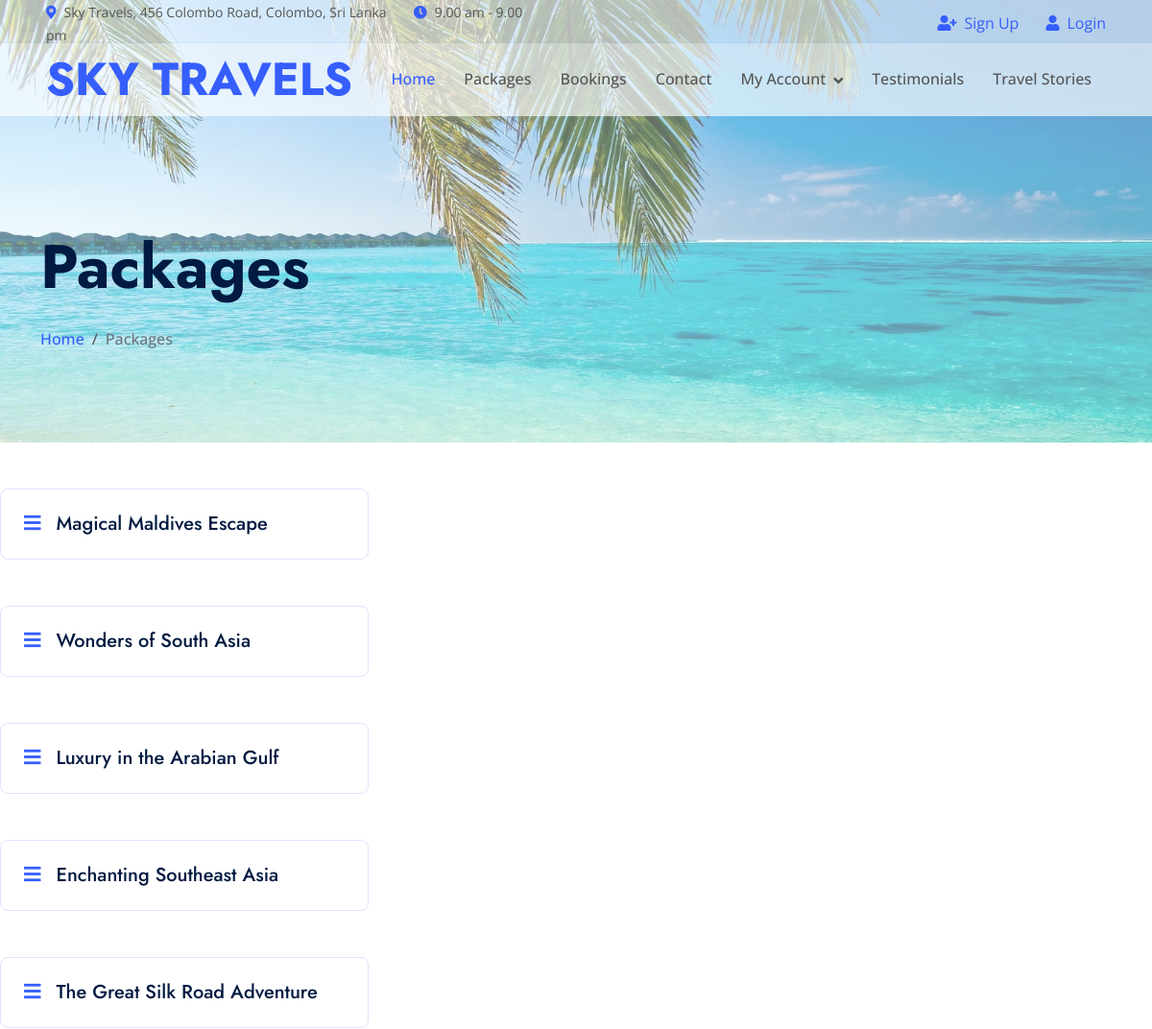
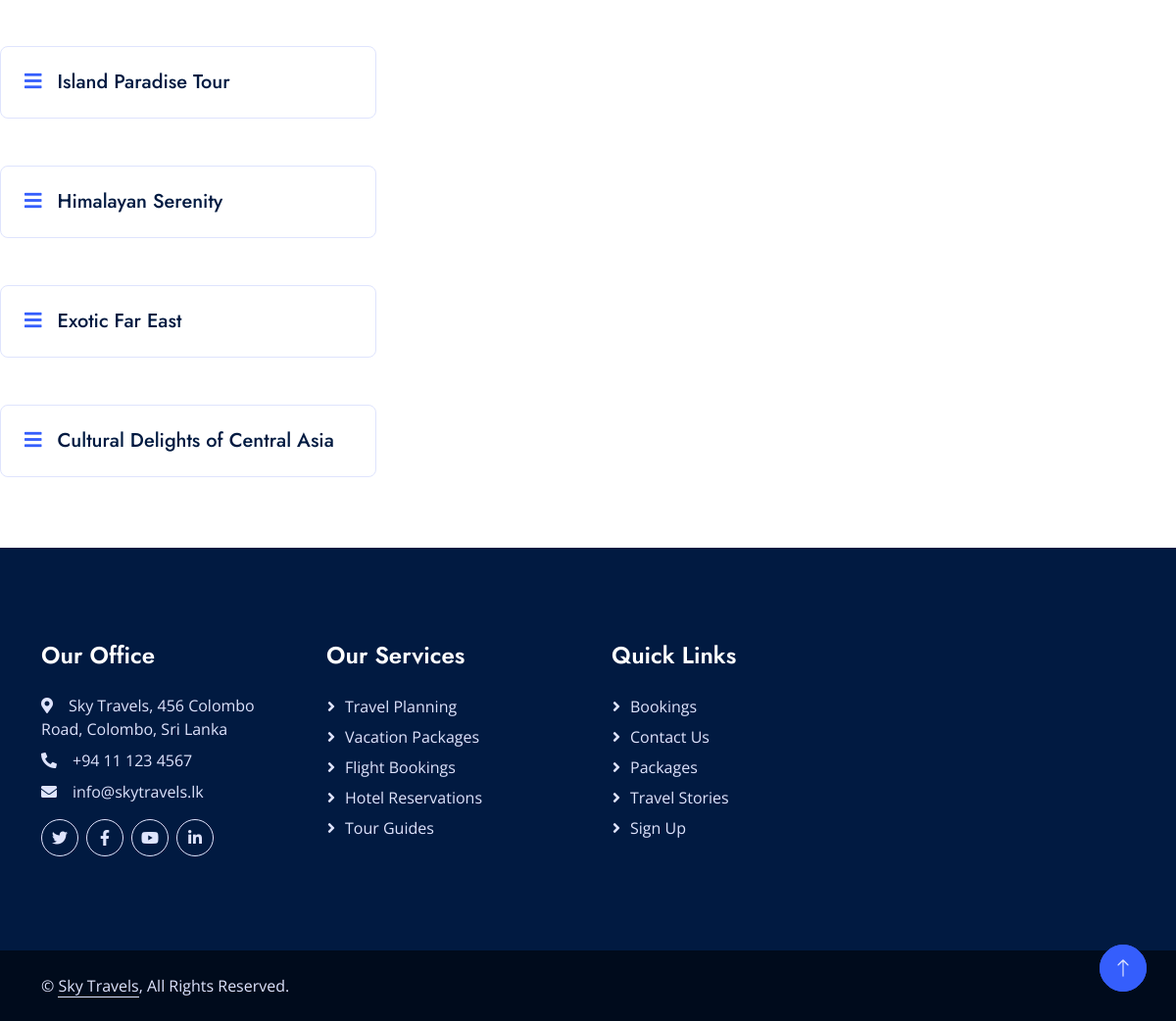
The app's page /service.php with its own data (2 pictures, top to bottom).
### tables this page shows
CREATE TABLE `packages` (
  `id` int(11) NOT NULL,
  `title` varchar(255) NOT NULL,
  `description` text NOT NULL,
  `destination` text NOT NULL,
  `duration` varchar(50) NOT NULL,
  `ideal_for` varchar(255) NOT NULL,
  `image` varchar(255) NOT NULL,
  `price` decimal(10,2) NOT NULL
);

### service.php (the view, shortened to what this page needs)
<?php
include('dbconn.php');
$sql = "SELECT * FROM packages";
$result = mysqli_query($conn, $sql);
require 'header.php';
?>
<link href="https://cdnjs.cloudflare.com/ajax/libs/font-awesome/5.10.0/css/all.min.css" rel="stylesheet">
<link href="https://cdn.jsdelivr.net/npm/bootstrap-icons@1.4.1/font/bootstrap-icons.css" rel="stylesheet">
<link href="lib/animate/animate.min.css" rel="stylesheet">
<link href="lib/owlcarousel/assets/owl.carousel.min.css" rel="stylesheet">
<link href="css/bootstrap.min.css" rel="stylesheet">
<link href="css/style.css" rel="stylesheet">
<div class="container-fluid page-header mb-5 wow fadeIn" data-wow-delay="0.1s">
        <div class="container"><br><br>
            <h1 class="display-3 mb-4 animated slideInDown">Packages</h1>
            <nav aria-label="breadcrumb animated slideInDown">
                <ol class="breadcrumb mb-0">
                    <li class="breadcrumb-item"><a href="index.php">Home</a></li>
                    <li class="breadcrumb-item active" aria-current="page">Packages</li>
                </ol>
            </nav>
        </div>
    </div>
<div class="row g-4 wow fadeInUp" data-wow-delay="0.3s">
    <?php while ($package = mysqli_fetch_assoc($result)) { ?>
        <div class="col-lg-4">
            <div class="nav nav-pills d-flex justify-content-between w-100 h-100 me-4">
                <button
                    class="nav-link w-100 d-flex align-items-center text-start border p-4 mb-4"
                    data-bs-toggle="collapse"
                    data-bs-target="#collapse-<?php echo $package['id']; ?>"
                    aria-expanded="false"
                    aria-controls="collapse-<?php echo $package['id']; ?>"
                    type="button">
                    <h5 class="m-0"><i class="fa fa-bars text-primary me-3"></i><?php echo $package['title']; ?></h5>
                </button>
            </div>
        </div>
        <div class="col-lg-8">
        </div>
    <?php } ?>
</div>
<?php
require 'footer.php';
?>
<a href="#" class="btn btn-lg btn-primary btn-lg-square rounded-circle back-to-top"><i class="bi bi-arrow-up"></i></a>
</body>
</html>

### css/style.css (style rules this page uses)
:root { --primary: #355EFC; --secondary: #E93C05; --tertiary: #555555; --light: #DFE4FD; --dark: #011A41; }
.back-to-top { position: fixed; display: none; right: 30px; bottom: 30px; z-index: 99; }
h1, .h1, h2, .h2, .fw-bold { font-weight: 700 !important; }
h5, .h5, h6, .h6, .fw-semi-bold { font-weight: 500 !important; }
.btn { transition: .5s; font-weight: 500; }
.btn-primary, .btn-outline-primary:hover { color: var(--light); }
.btn-lg-square { width: 48px; height: 48px; }
.btn-square, .btn-sm-square, .btn-lg-square { padding: 0; display: flex; align-items: center; justify-content: center; font-weight: normal; }
.page-header { padding-top: 12rem; padding-bottom: 6rem; background: linear-gradient(rgba(255, 255, 255, 0.4), rgba(255, 255, 255, 0.4)), url(../img/header.jfif) top left no-repeat; background-size: cover; }
.page-header .breadcrumb-item, .page-header .breadcrumb-item a { font-weight: 500; }
.page-header .breadcrumb-item+.breadcrumb-item::before { color: var(--tertiary); }

### records on screen
packages: title "Magical Maldives Escape"
packages: title "Wonders of South Asia"
packages: title "Luxury in the Arabian Gulf"
packages: title "Enchanting Southeast Asia"
packages: title "The Great Silk Road Adventure"
packages: title "Island Paradise Tour"
packages: title "Himalayan Serenity"
packages: title "Exotic Far East"
packages: title "Cultural Delights of Central Asia"
